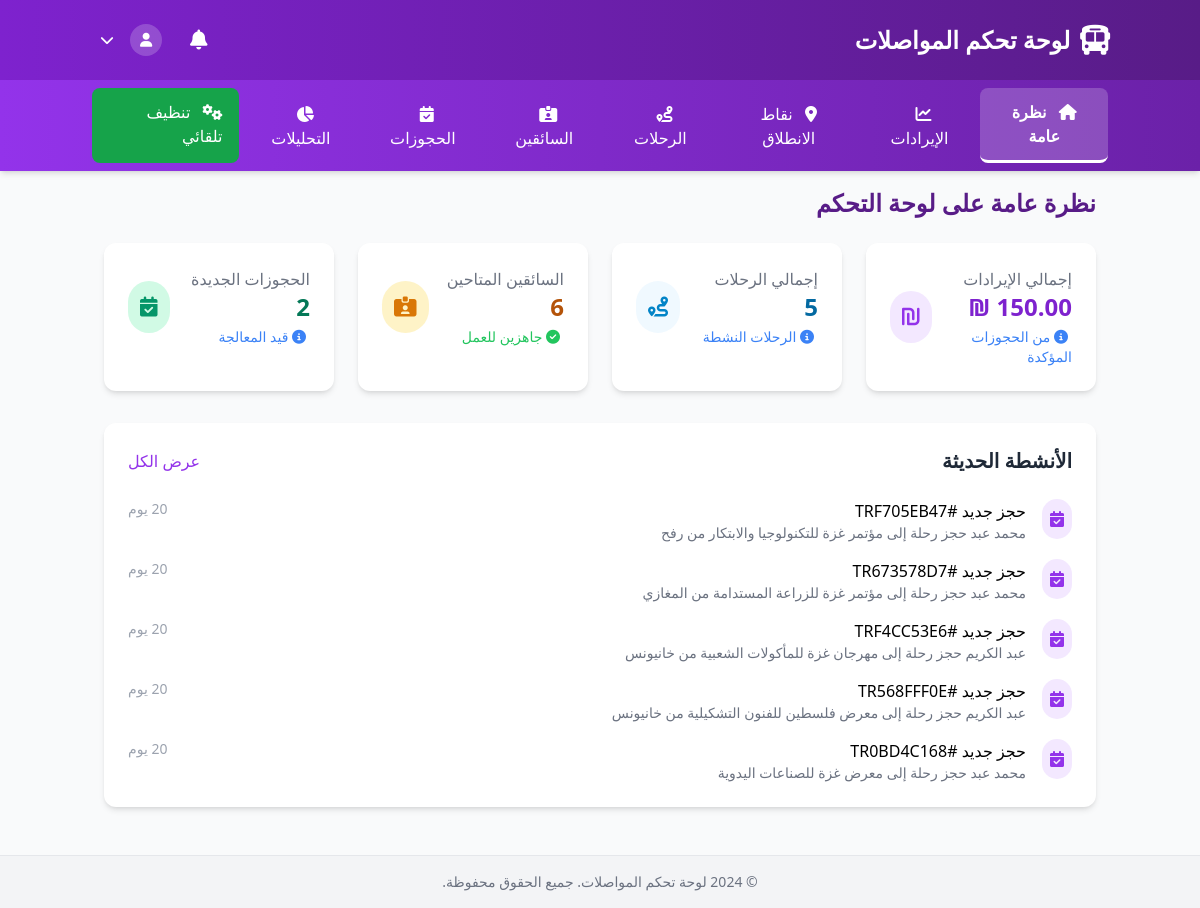
Before: /transport/dashboard.php with the older database file.
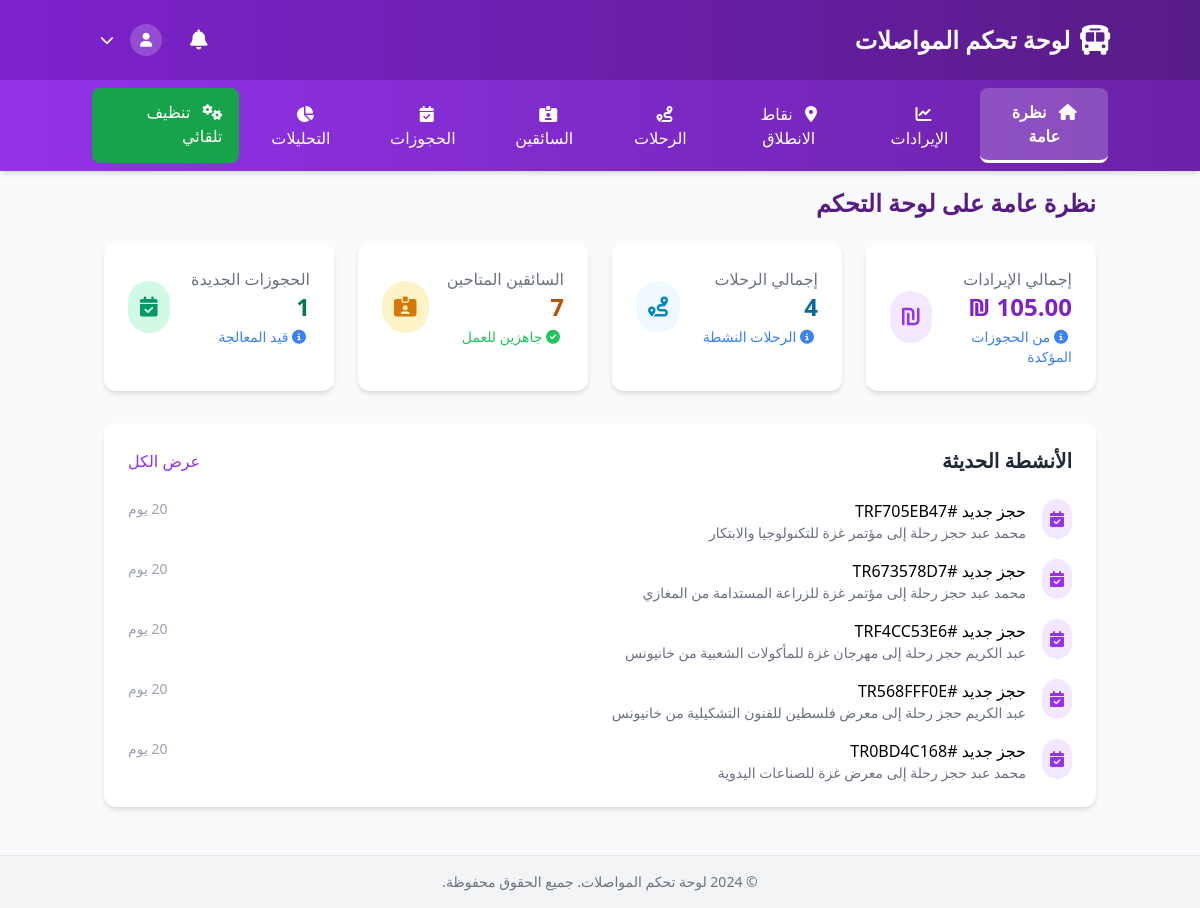
After: the same page with the newer database file.
### tables this page shows
CREATE TABLE `transport_bookings` (
  `id` int(11) NOT NULL,
  `user_id` int(11) DEFAULT NULL,
  `trip_id` int(11) NOT NULL,
  `event_id` int(11) NOT NULL,
  `ticket_id` int(11) DEFAULT NULL,
  `customer_name` varchar(255) NOT NULL,
  `customer_phone` varchar(20) NOT NULL,
  `customer_email` varchar(255) DEFAULT NULL,
  `seats_count` int(11) DEFAULT 1,
  `passenger_name` varchar(255) NOT NULL,
  `passenger_phone` varchar(20) NOT NULL,
  `passenger_email` varchar(255) DEFAULT NULL,
  `passengers_count` int(11) NOT NULL DEFAULT 1,
  `total_amount` decimal(10,2) NOT NULL,
  `special_notes` text DEFAULT NULL,
  `payment_method` enum('bank_transfer','cash_on_delivery','mobile_pay','credit_card') NOT NULL,
  `payment_status` enum('pending','confirmed','cancelled') DEFAULT 'pending',
  `cancellation_reason` text DEFAULT NULL,
  `cancellation_date` datetime DEFAULT NULL,
  `notification_sent` tinyint(1) NOT NULL DEFAULT 0,
  `payment_details` longtext DEFAULT NULL CHECK (json_valid(`payment_details`)),
  `booking_code` varchar(20) NOT NULL,
  `status` enum('pending','confirmed','cancelled','rejected') DEFAULT 'pending',
  `rejection_reason` text DEFAULT NULL,
  `response_date` datetime DEFAULT NULL,
  `admin_id` int(11) DEFAULT NULL,
  `created_at` timestamp NOT NULL DEFAULT current_timestamp(),
  `updated_at` timestamp NOT NULL DEFAULT current_timestamp() ON UPDATE current_timestamp()
);

CREATE TABLE `events` (
  `id` int(11) NOT NULL,
  `title` varchar(255) NOT NULL,
  `description` text NOT NULL,
  `location` varchar(255) NOT NULL,
  `date_time` datetime NOT NULL,
  `end_time` datetime NOT NULL,
  `price` decimal(10,2) NOT NULL,
  `capacity` int(11) DEFAULT 100,
  `original_price` decimal(10,2) DEFAULT NULL,
  `category` varchar(50) NOT NULL,
  `organizer` varchar(100) DEFAULT NULL,
  `contact_email` varchar(100) DEFAULT NULL,
  `contact_phone` varchar(50) DEFAULT NULL,
  `is_featured` tinyint(1) DEFAULT 0,
  `status` varchar(20) DEFAULT 'active',
  `is_active` tinyint(1) DEFAULT 1,
  `image` varchar(255) DEFAULT NULL,
  `available_tickets` int(11) NOT NULL,
  `featured` tinyint(1) DEFAULT 0,
  `created_at` timestamp NOT NULL DEFAULT current_timestamp(),
  `updated_at` timestamp NOT NULL DEFAULT current_timestamp() ON UPDATE current_timestamp()
);

CREATE TABLE `transport_starting_points` (
  `id` int(11) NOT NULL,
  `name` varchar(100) NOT NULL,
  `region` enum('north','center','south') NOT NULL,
  `icon` varchar(50) DEFAULT 'city',
  `description` text DEFAULT NULL,
  `is_active` tinyint(1) DEFAULT 1,
  `created_at` timestamp NOT NULL DEFAULT current_timestamp(),
  `updated_at` timestamp NOT NULL DEFAULT current_timestamp() ON UPDATE current_timestamp()
);

### config/database.php (called while the page is built, shortened)
<?php
class Database {
    private $host = DB_HOST;
    private $user = DB_USER;
    private $pass = DB_PASS;
    private $dbname = DB_NAME;
    private $dbh;
    private $stmt;
    public function __construct() {
        $dsn = 'mysql:host=' . $this->host . ';dbname=' . $this->dbname . ';charset=utf8mb4';
        $options = array(
            PDO::ATTR_PERSISTENT => true,
            PDO::ATTR_ERRMODE => PDO::ERRMODE_EXCEPTION,
            PDO::ATTR_DEFAULT_FETCH_MODE => PDO::FETCH_ASSOC,
            PDO::ATTR_EMULATE_PREPARES => false
        );
        try {
            $this->dbh = new PDO($dsn, $this->user, $this->pass, $options);
        } catch(PDOException $e) {
            $this->error = $e->getMessage();
            error_log('Database Connection Error: ' . $this->error);
            echo 'Database Connection Error: ' . $this->error;
        }
    }
    public function query($sql) {
        $this->stmt = $this->dbh->prepare($sql);
    }
    public function bind($param, $value, $type = null) {
        if(is_null($type)) {
            switch(true) {
                case is_int($value):
                    $type = PDO::PARAM_INT;
                    break;
            }
        }
        $this->stmt->bindValue($param, $value, $type);
    }
    public function execute() {
        try {
            return $this->stmt->execute();
        } catch(PDOException $e) {
            $this->error = $e->getMessage();
            error_log('Query Execution Error: ' . $this->error);
            return false;
        }
    }
    public function resultSet() {
        $this->execute();
        return $this->stmt->fetchAll();
    }
}
?>

### transport/dashboard.php (the view, shortened to what the rows shown need)
<?php
$db = new Database();
try {
    $db->query("SELECT SUM(total_amount) as total_revenue FROM transport_bookings WHERE status = 'confirmed'");
    $db->query("SELECT COUNT(*) as total_trips FROM transport_trips WHERE is_active = 1");
    $db->query("SELECT COUNT(*) as active_drivers FROM transport_drivers WHERE is_active = 1 AND status = 'available'");
    $db->query("SELECT COUNT(*) as new_bookings FROM transport_bookings WHERE status = 'pending' OR status = 'confirmed'");
    $db->query("
        SELECT
            tb.booking_code,
            tb.customer_name,
            tb.created_at,
            tt.departure_time,
            tsp.name as starting_point_name,
            e.title as event_title
        FROM transport_bookings tb
        LEFT JOIN transport_trips tt ON tb.trip_id = tt.id
        LEFT JOIN transport_starting_points tsp ON tt.starting_point_id = tsp.id
        LEFT JOIN events e ON tb.event_id = e.id
        ORDER BY tb.created_at DESC
        LIMIT 5
    ");
    $recent_activities = $db->resultSet();
} catch (Exception $e) {
    $total_revenue = 0;
    $total_trips = 0;
    $active_drivers = 0;
    $new_bookings = 0;
    $recent_activities = [];
    $departure_points = [];
    $trips = [];
    $drivers = [];
    $bookings = [];
    $expired_bookings = [];
    $transport_types = [];
    error_log("Dashboard Error: " . $e->getMessage());
}
?>
<!DOCTYPE html>
<html lang="ar" dir="rtl">
<head>
    <script src="https://cdn.tailwindcss.com"></script>
    <link rel="stylesheet" href="https://cdnjs.cloudflare.com/ajax/libs/font-awesome/6.4.0/css/all.min.css">
    <link rel="stylesheet" href="dashboard-rtl.css">
</head>
<body class="bg-gray-50 min-h-screen">
    <div class="flex flex-col min-h-screen">
        <header class="bg-gradient-to-r from-primary-700 to-primary-900 text-white p-4 shadow-lg">
            <div class="container mx-auto flex justify-between items-center">
                <div class="flex items-center space-x-2 space-x-reverse">
                    <h1 class="text-2xl font-bold">لوحة تحكم المواصلات</h1>
                </div>
            </div>
        </header>
        <main class="flex-grow container mx-auto p-4">
            <section id="overview" class="dashboard-section active">
                <h2 class="text-2xl font-bold text-primary-900 mb-6">نظرة عامة على لوحة التحكم</h2>
                <div class="bg-white rounded-xl shadow-md p-6 mb-8">
                    <div class="space-y-4">
                        <?php if (!empty($recent_activities)): ?>
                            <?php foreach ($recent_activities as $activity): ?>
                                <div class="flex items-start space-x-4 space-x-reverse">
                                    <div class="bg-primary-100 p-2 rounded-full">
                                        <i class="fas fa-calendar-check text-primary-600"></i>
                                    </div>
                                    <div class="flex-grow">
                                        <p class="font-medium">حجز جديد #<?php echo htmlspecialchars($activity['booking_code']); ?></p>
                                        <p class="text-gray-500 text-sm">
                                            <?php echo htmlspecialchars($activity['customer_name']); ?>
                                            حجز رحلة إلى <?php echo htmlspecialchars($activity['event_title'] ?? 'فعالية'); ?>
                                            <?php if ($activity['starting_point_name']): ?>
                                                من <?php echo htmlspecialchars($activity['starting_point_name']); ?>
                                            <?php endif; ?>
                                        </p>
                                    </div>
                                    <span class="text-gray-400 text-sm">
                                        <?php
                                        $time_diff = time() - strtotime($activity['created_at']);
                                        if ($time_diff < 3600) {
                                            echo floor($time_diff / 60) . ' دقيقة';
                                        } elseif ($time_diff < 86400) {
                                            echo floor($time_diff / 3600) . ' ساعة';
                                        } else {
                                            echo floor($time_diff / 86400) . ' يوم';
                                        }
                                        ?>
                                    </span>
                                </div>
                            <?php endforeach; ?>
                        <?php endif; ?>
                    </div>
                </div>
            </section>
        </main>
    </div>
</body>
</html>

Changed rows visible on the page:
changed transport_bookings "TRF705EB47": transport_starting_points.name "رفح" → (not shown)
Other visible differences:
formatPrice($total_revenue): "150.00 ₪" → "105.00 ₪"
$total_trips: "5" → "4"
$active_drivers: "6" → "7"
$new_bookings: "2" → "1"
